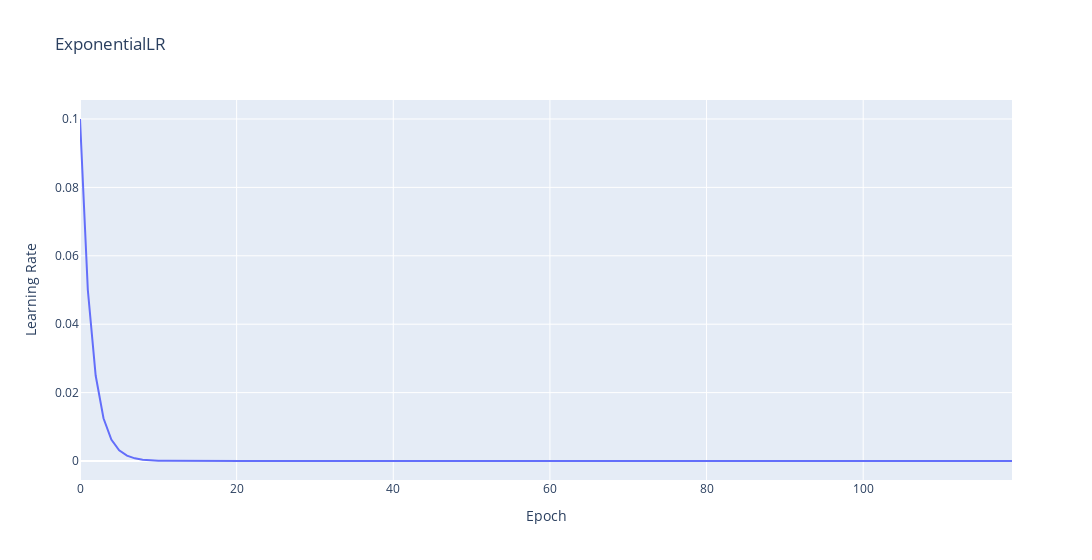

Write notebook code for a chart like this one.
### Markdown cell above
https://pytorch.org/docs/stable/generated/torch.optim.lr_scheduler.ExponentialLR.html#torch.optim.lr_scheduler.ExponentialLR
gamma

### Code cell
show_learning_rate_curve(
    torch.optim.lr_scheduler.ExponentialLR,
    {'gamma': 0.5}
)
